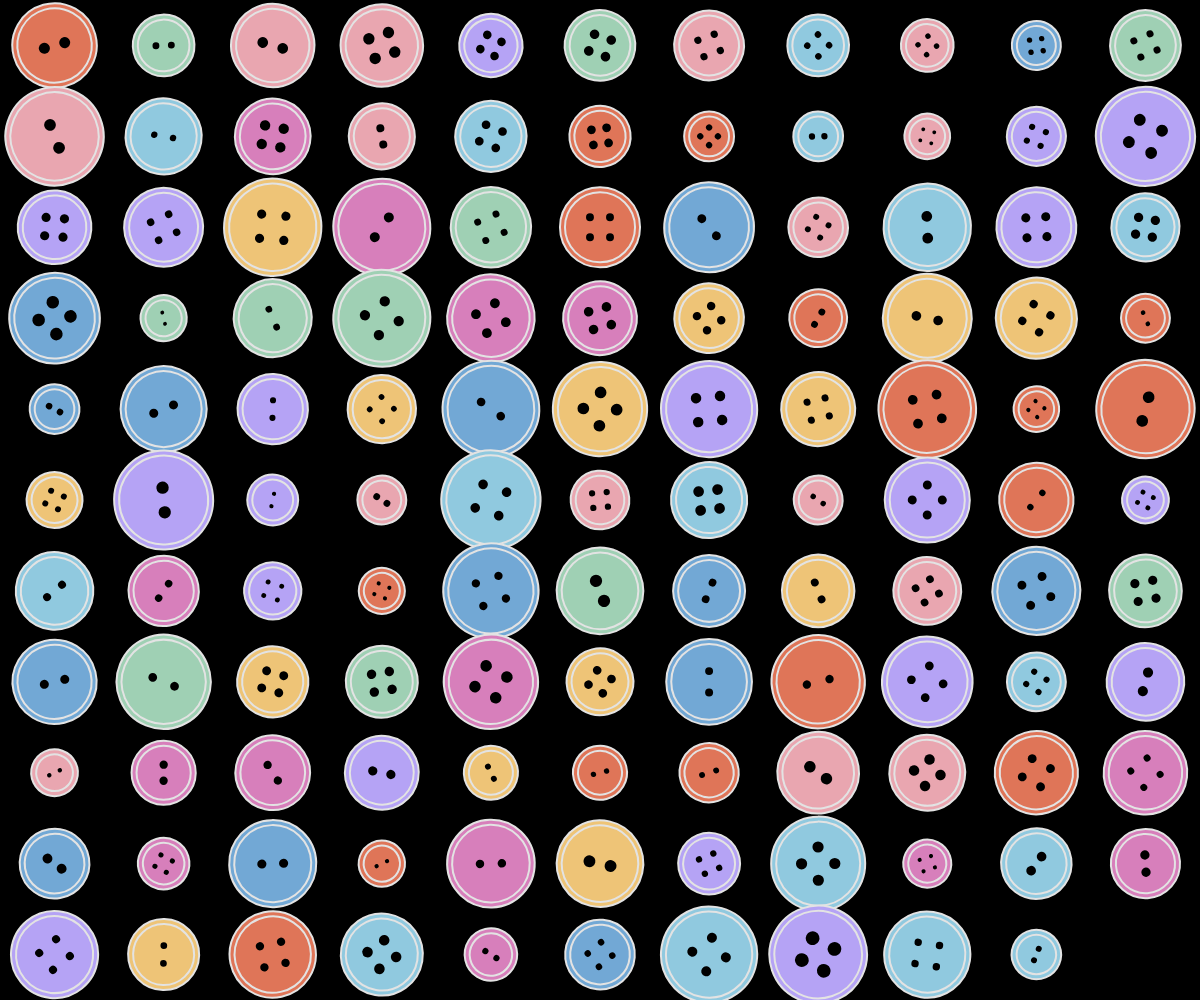
Frame 1 (no input)
Frame 60 (no input): identical to frame 1, image omitted
Frame 120 (the mouse pressed at the canvas centre since frame 60): identical to frame 1, image omitted

The p5.js sketch that drew this single still picture (run headless with seeded random() and noise() and a simulated clock; from frame 60 on, the mouse is pressed at the canvas centre):

// p5.js sketch
// ── sketch.js
/*puoi fare dei bottoni
Questi variano per:
- dimensione
- colore
- numero fori o 2 o 4
- dimensione dei fori che dipende ovviamente dalla dimensione originale del bottone
*/

function setup() {
    //le cose inserite nel setup vengono eseguite una sola volta
    createCanvas(windowWidth, windowHeight);
    background("black");

    let numeroBottoni = 120;
    //ceil e floor arrotondano una per eccesso e l'altra per difetto 
    let numeroColonne = ceil(sqrt(numeroBottoni)); 
    let numeroRighe = ceil(sqrt(numeroBottoni));
    let dimColonna = windowWidth / numeroColonne;
    let dimRiga = windowHeight / numeroRighe;

    let xCorrente = 0;
    let yCorrente = 0;

    for(let j = 0; j < numeroBottoni; j++){
        mioBottone(
            xCorrente + dimColonna / 2,
            yCorrente + dimRiga / 2,
            random(min(dimColonna, dimRiga) * 0.5,
                    min(dimColonna, dimRiga) * 1.1)
        );
        
        xCorrente = xCorrente + dimColonna;

        if(xCorrente >= windowWidth){
            xCorrente = 0;
            yCorrente = yCorrente + dimRiga;
        }
    }
}

function draw() {

}

function mioBottone(_x, _y, _size){
    push();

    translate(_x, _y);
    angleMode(DEGREES);
    rotate(random(360));

    let colore = floor(random(1, 9));
    
    if(colore == 1){
        fill("#E9A6B0");
    } else if(colore == 2){
        fill("#9fd0b4");
    } else if(colore == 3){
        fill("#eec477");
    } else if(colore == 4){
        fill("#b5a3f5");
    } else if(colore == 5){
        fill("#90c9df");
    } else if(colore == 6){
        fill("#df7558");
    } else if(colore == 7){
        fill("#d77fbb");
    } else {
        fill("#72a8d5");
    }
    stroke("#e3e3e3");
    strokeWeight(2);

    //bottone
    circle(0, 0, _size);
    //circonferenza all'interno
    noFill();
    circle(0, 0, _size - 10);

    /*devono poter avere 2 o 4 fori quindi basta randomicamente salvare 
    in una variabile un numero compreso tra 1 e 3(escluso) e i valori intermedi
    arrotondarli per difetto altrimento 1 non esce quasi mai e se la variabile
    vale 1 ha 2 fori se no ne ha 4*/
    let numeroFori = floor(random(1, 3));
    
    /*voglio che anche la dimensione dei fori sia scelta in modo random
    ma che sia sempre minore di quella di partenza del bottone*/
    let dimFori = random(_size / 12, _size / 7);

    noStroke();
    fill("black");

    if(numeroFori == 1){
        circle(0, -_size / 8, dimFori);
        circle(0, _size / 8, dimFori);
    } else {
        circle(_size / 8, -_size / 8, dimFori);
        circle(-_size / 8, -_size / 8, dimFori);
        circle(-_size / 8, _size / 8, dimFori);
        circle(_size / 8, _size / 8, dimFori);
    }

    pop();
}
